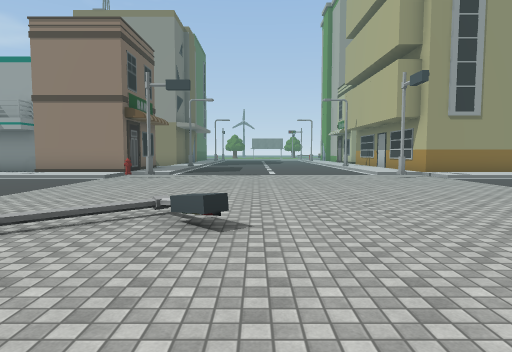
[1] (above)

24 first-person views from a walk through a scene from a Unity 3-D project. The camera is 1.5 m above the floor, tilts 4° down and sees 75° across. The floor is counted in squares, 2 m on a side. Each view is taken from the middle of a square. On the plan, view 1 faces up. The plan holds only what a view shows up to about 11 squares ahead; the rest is blank. The place goes on beyond the plan. Some surface patterns are stand-ins.

[2]
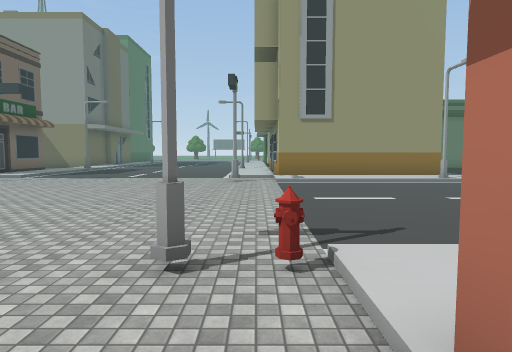

[3]
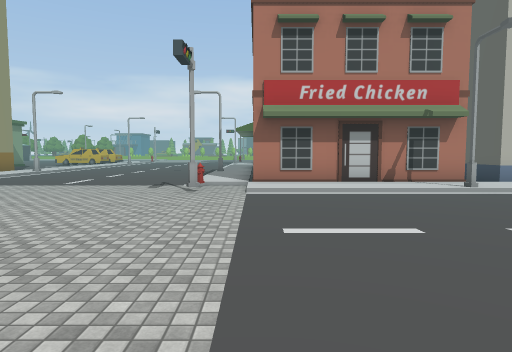

[4]
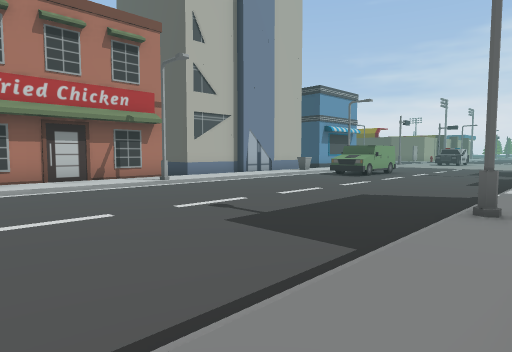

[5]
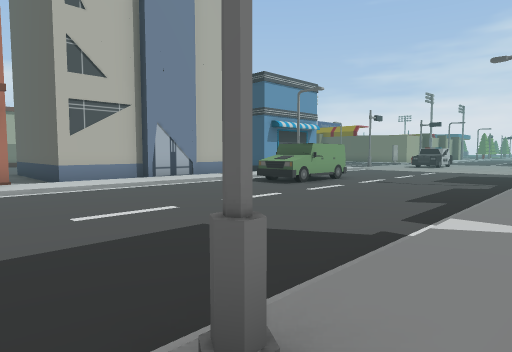

[6]
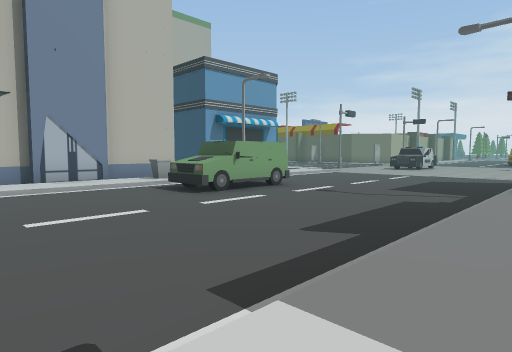

[7]
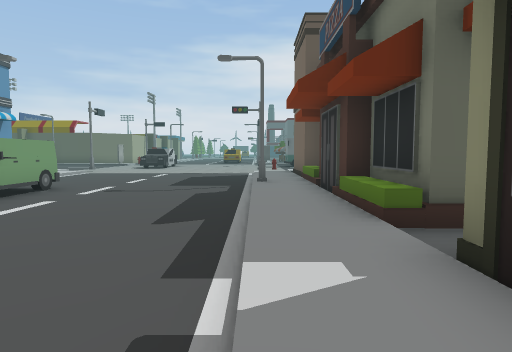

[8]
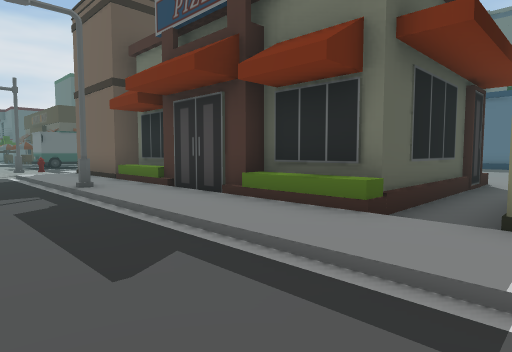

[9]
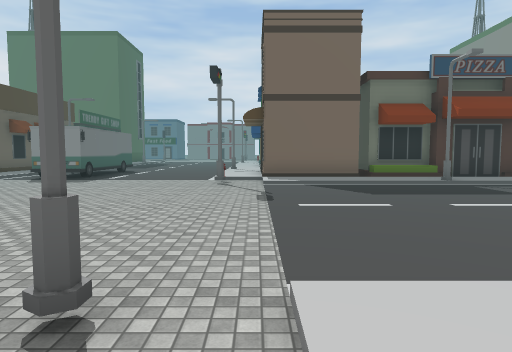

[10]
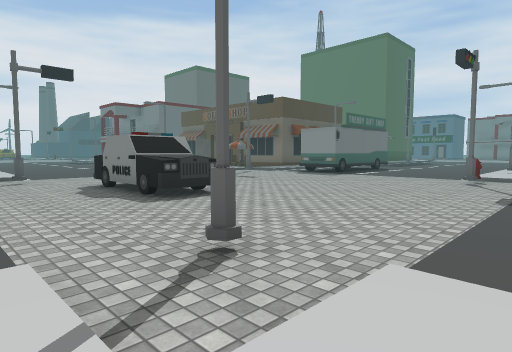

[11]
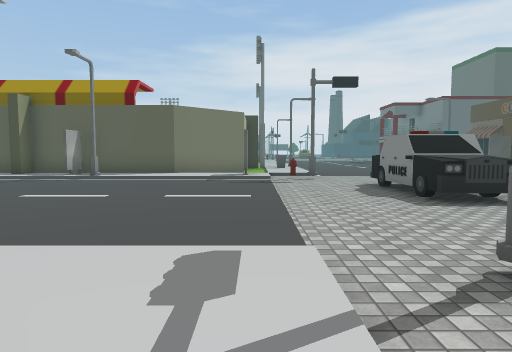

[12]
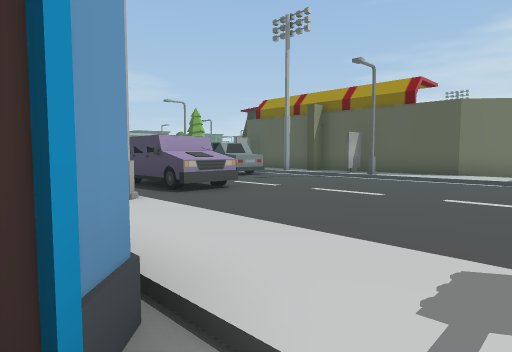

[13]
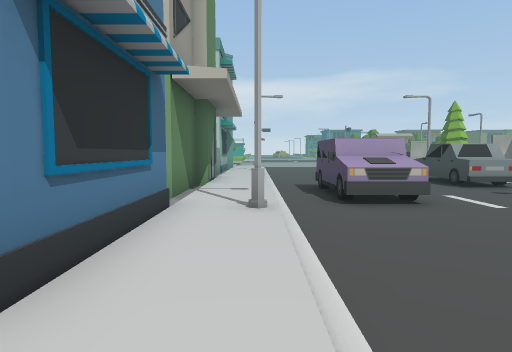

[14]
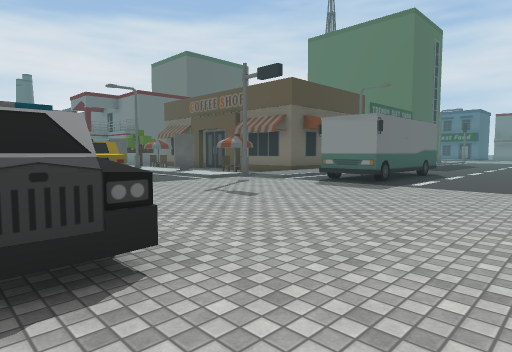

[15]
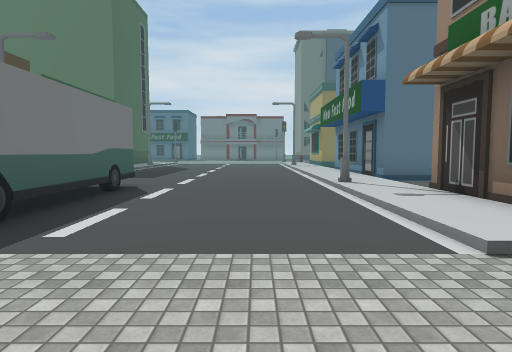

[16]
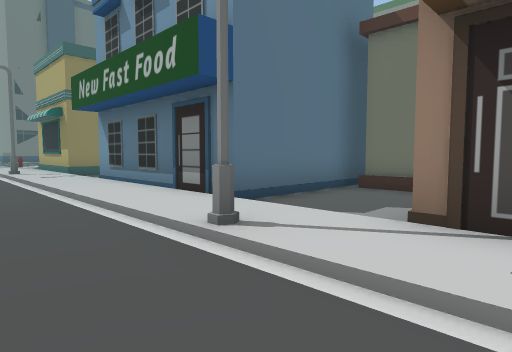

[17]
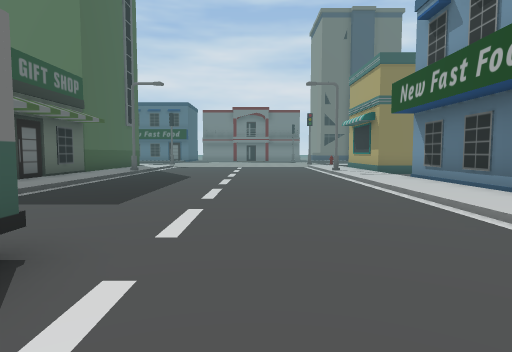

[18]
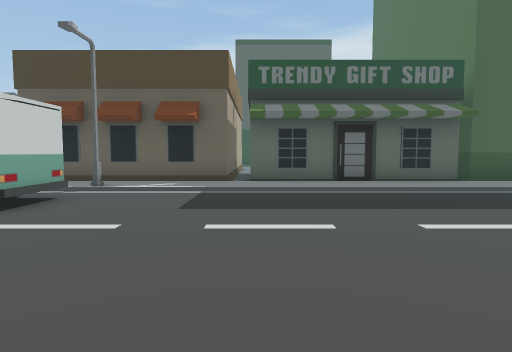

[19]
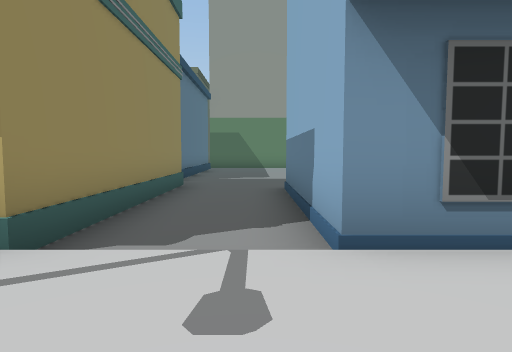

[20]
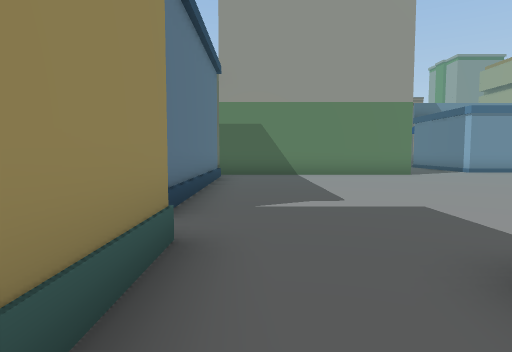

[21]
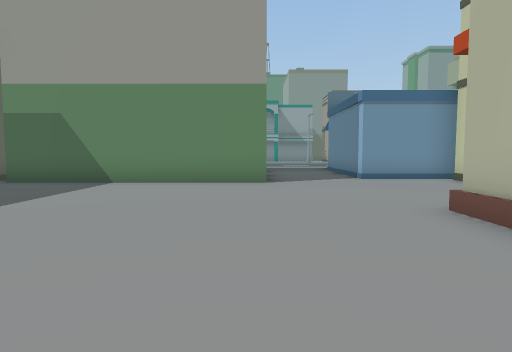

[22]
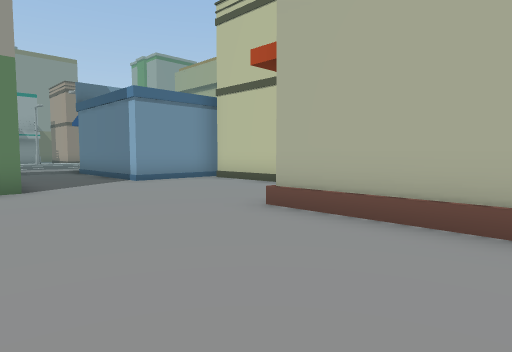

[23]
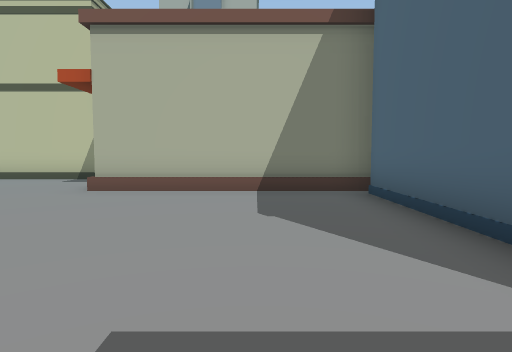

[24]
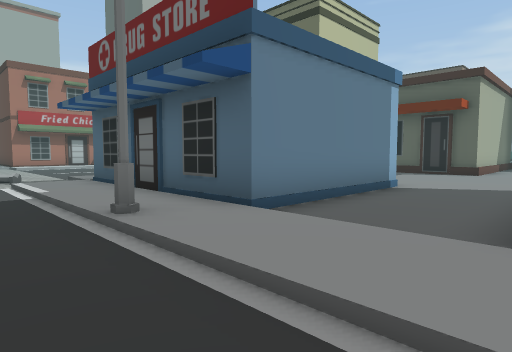

### Floor plan
Key: @ floor where view 1 was taken; # wall or solid block; . main floor; : floor 0.25 m higher than the main floor; / step, stairs or slope; B building; S streetlight; H hydrant; U bus; C car; I billboard; O other object.
Columns run from 19 left of view 1 to 14 right of it. Each row starts with its distance up from view 1.
 11             /////......///BBBB:
 10             :::O/......#.:::::S
  9             ..................
  8              .................
  7              ................
  6               ...............
  5                .............
  4       .....     ..O.........
  3       .............O........
  2       ::::S::::........#H:::
  1       ///######//......//#
  0        ..#     :/..@.../:#
 -1        ..#     :/....../:#
 -2        ..#     :/....../:#
 -3        ..####  :/....../:#
 -4 BBBBBBB.....BB :S......S:#
 -5 ............B  :/....../:....
 -6 B...........B  :/....../:BBBB
 -7 B...........B B:/....../:B
 -8 B..............:/....../:B
 -9 B........BBBBBB:/....../:B
-10 B........B    B:/....OO/:B
-11 B........B    B:/....OO/OB
-12 .........B    B:/....O   B
-13 .........B    B:/....O
-14 #..B BBBBB    B:S......O
-15 #..B    BBB   B:/......
-16 #..B    B..   #:/......
-17 #..B    B..   #:/....../
-18 #..BBBBBB..####:/....../:.#####.BB
-19 ////////////::://......///////////
-20 S:::::::::S::::O/......#.:::::S:::
-21  .................................
-22  .............................OOOO
-23  ....................CC.........O
-24  ....................CC...........
-25  .........UUUUU...... C...........
-26  .........U   U...... C..........C
-27  ...................  ...........
-28 ::::::::::S: ::.#..   ./OI::::SI:#
-29 B###########  ///..   .////#######

Where each view was taken, in squares from view 1:
view 1: 0 up, 0 right, facing up
view 2: 0 up, 5 right, facing up
view 3: 1 up, 3 left, facing right
view 4: 1 up, 4 left, facing down-right
view 5: 3 down, 4 left, facing down-right
view 6: 6 down, 4 left, facing down-right
view 7: 5 down, 3 left, facing down
view 8: 7 down, 1 left, facing down-left
view 9: 19 down, 6 right, facing left
view 10: 18 down, 6 right, facing down-left
view 11: 18 down, 6 right, facing down
view 12: 18 down, 6 right, facing down-right
view 13: 20 down, 6 right, facing right
view 14: 21 down, 3 right, facing down-left
view 15: 22 down, 2 left, facing left
view 16: 22 down, 7 left, facing up-left
view 17: 23 down, 7 left, facing left
view 18: 20 down, 13 left, facing down
view 19: 21 down, 17 left, facing up
view 20: 16 down, 18 left, facing up
view 21: 13 down, 13 left, facing up
view 22: 12 down, 14 left, facing up-right
view 23: 12 down, 17 left, facing right
view 24: 4 up, 13 left, facing down-right
